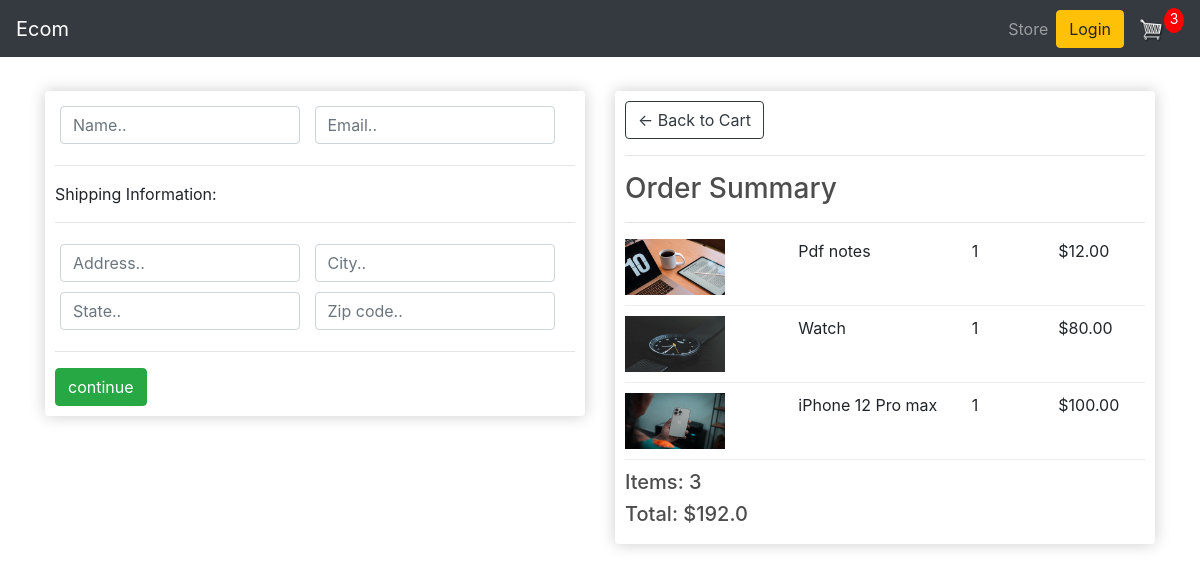
Screenshot of /checkout/ (signed in) with the database file from the repository.
### store/models.py (models this page shows, shortened)
class OrderItem(models.Model):
    product = models.ForeignKey(Product,on_delete=models.SET_NULL,null=True,blank=True)
    order = models.ForeignKey(Order,on_delete=models.SET_NULL,null=True,blank=True)
    quantity = models.IntegerField(default=0,null=True,blank=True)
    date_added = models.DateTimeField(auto_now_add=True)
    @property
    def get_total(self):
        total = self.product.price * self.quantity
        return total

class Product(models.Model):
    name = models.CharField(max_length=200,null=True)
    price = models.FloatField()
    digital = models.BooleanField(default=False,null=True,blank=True)
    image = models.ImageField(null=True,blank=True)
    @property
    def imageURL(self):
        try:
            url = self.image.url
        except:
            url = ''
        return url

class Order(models.Model):
    customer = models.ForeignKey(Customer,on_delete=models.SET_NULL,null=True,blank=True)
    date_ordered = models.DateTimeField(auto_now_add=True)
    complete = models.BooleanField(default=False,null=True,blank=True)
    transaction_id = models.CharField(max_length=200,null=True)
    @property
    def shipping(self):
        shipping = False
        orderitems = self.orderitem_set.all()
        for i in orderitems:
            if i.product.digital == False:
                shipping = True
        return shipping
    @property
    def get_cart_total(self):
        orderitems = self.orderitem_set.all()
        total = sum([item.get_total for item in orderitems])
        return total
    @property
    def get_cart_item(self):
        orderitems = self.orderitem_set.all()
        total = sum([item.quantity for item in orderitems])
        return total

### store/views.py (the view)
# urls.py: path('checkout/', views.checkout, name='checkout'),
def checkout(request):
    if request.user.is_authenticated:
        customer = request.user.customer
        order, created = Order.objects.get_or_create(customer=customer, complete=False)
        items = order.orderitem_set.all()
        cartItems = order.get_cart_item
    else:
        items = []
        order = {'get_cart_item':0, 'get_cart_total':0, 'shipping':False}
        cartItems = order['get_cart_items']
    context = {'items': items, 'order': order, 'cartItems': cartItems}
    return render(request, 'store/checkout.html', context)

### store/templates/store/checkout.html (shortened to what this page needs)
{% extends 'store/main.html' %}
{% load static %}
{% block content %}
<div class="row">
    <div class="col-lg-6">
        <div class="box-element" id="form-wrapper">
            <form id="form">
                <div id="user-info">
                    <div class="form-field">
                        <input required class="form-control" type="text" name="name" placeholder="Name..">
                    </div>
                    <div class="form-field">
                        <input required class="form-control" type="email" name="email" placeholder="Email..">
                    </div>
                </div>
                <div id="shipping-info">
                    <hr>
						<p>Shipping Information:</p>
						<hr>
						<div class="form-field">
							<input class="form-control" type="text" name="address" placeholder="Address..">
						</div>
						<div class="form-field">
							<input class="form-control" type="text" name="city" placeholder="City..">
						</div>
						<div class="form-field">
							<input class="form-control" type="text" name="state" placeholder="State..">
						</div>
						<div class="form-field">
							<input class="form-control" type="text" name="zipcode" placeholder="Zip code..">
						</div>
                </div>
                <hr>
                <input id="form-button" class="btn btn-success btn-black" type="submit" value="continue">
            </form>
        </div>
        <br>
    </div>
    <div class="col-lg-6">
        <div class="box-element" id="form-wrapper">
         <a class="btn btn-outline-dark" href="{% url 'cart' %}">&#x2190; Back to Cart</a>
         <hr>
         <h3>Order Summary</h3>
         <hr>
         {% for item in items %}
         <div class="cart-row">
            <div style="flex: 2;"><img class="row-image" src="{{item.product.imageURL}}"></div>
            <div style="flex: 2;"><p>{{item.product.name}}</p></div>
            <div style="flex: 1;"><p>{{item.quantity}}</p></div>
            <div style="flex: 1;"><p>${{item.product.price|floatformat:2}}</p></div>
         </div>
         {% endfor %}
         <h5>Items:  {{order.get_cart_item}}</h5>
         <h5>Total:  ${{order.get_cart_total}}</h5>
        </div>
    </div>
</div>
{% endblock content %}

### static/css/main.css (style rules this page uses)
body { background-color: hsl(0, 0%, 98%); }
h1,h2,h3,h4,h5,h6 { color:hsl(0, 0%, 30%); }
.box-element { box-shadow:hsl(0, 0%, 80%) 0 0 16px; background-color: #fff; border-radius: 4px; padding: 10px; }
.col-lg-4, .col-lg-6, .col-lg-8, .col-lg-12 { margin-top: 10px; }
.btn { border-radius: 0; }
.row-image { width: 100px; }
.form-field { width:250px; display: inline-block; padding: 5px; }
.cart-row { display: flex; align-items: flex-stretch; padding-bottom: 10px; margin-bottom: 10px; border-bottom: 1px solid #ececec; }

### rows the page displays
OrderItem: product.imageURL (picture), product.name "Pdf notes", quantity "1", product.price "12.00"
OrderItem: product.imageURL (picture), product.name "Watch", quantity "1", product.price "80.00"
OrderItem: product.imageURL (picture), product.name "iPhone 12 Pro max", quantity "1", product.price "100.00"
Order: get_cart_item "3", get_cart_total "192.0"

### other values shown
{{ cartItems }} "3"
